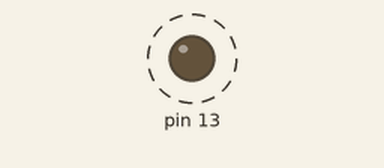
Simulated run of this sketch. Board: Arduino Uno, built with avr-gcc and run on an emulated ATmega328P. Shown: output pins drawn as LEDs (lit = HIGH). Dashed ring = blinking.

Above: at 0.2 s.
Timing chart, 0 to 3.0 s (numbered marks = the images above):
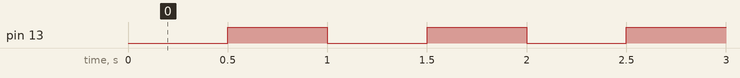

Measured:
- by itself, pin 13: alternates HIGH for 0.50 s and LOW for 0.50 s

The sketch:

blink-without-delay.ino
```cpp
unsigned long currentMillis;

//each new timer requires similar three lines of code
unsigned long Millis13;
boolean       repeat13    = true; //repeat this sequence?
boolean       flag13      = true; //is this timer enabled?
//

void setup()
{
  pinMode(13, OUTPUT);
}

void loop()
{
  //***************************   HeartBeat LED
  //toggle pin 13 every 200mS
  if (flag13 == true && CheckTime(Millis13, 500ul, repeat13)) // 60*1000ul
  {
    //toggle pin 13
    digitalWrite(13, !digitalRead(13));

    //if you only want this section of code to happen once
    //uncomment the next line
    //flag13 = false; //disables the above code
  }
  //***************************


  //put other non-blocking stuff here

}

//Delay time expired function
//lastMillis = time we started, wait = delay in mS, restart = do we start again
boolean CheckTime(unsigned long &lastMillis, unsigned long wait, boolean restart)
{
  //is the time up for this task?
  if (millis() - lastMillis >= wait)
  {
    //should this start again?
    if (restart)
    {
      //get ready for the next iteration
      lastMillis = millis(); //get ready for the next iteration
    }
    return true;
  }
  return false;

}
```
